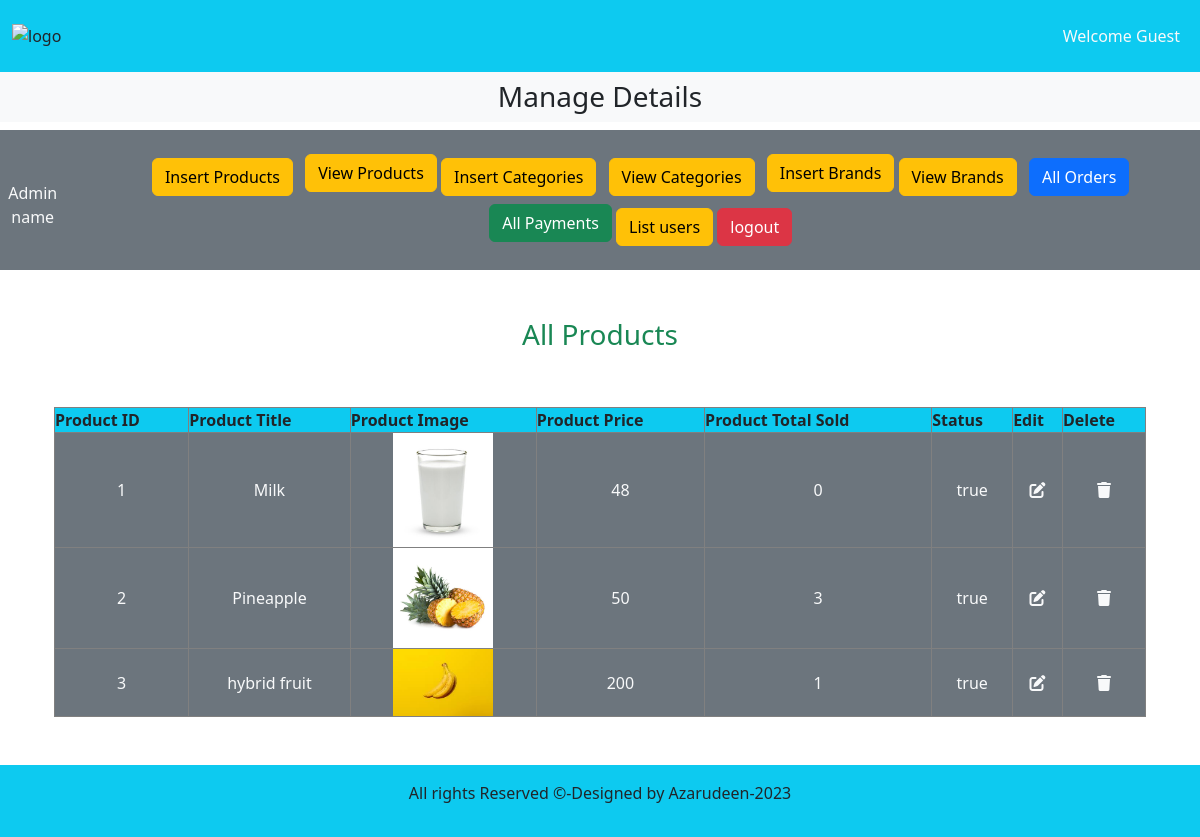
/admin.php?view_products, run on the app's committed database.
### tables this page shows
CREATE TABLE `products` (
  `product_id` int(11) NOT NULL,
  `product_title` varchar(100) NOT NULL,
  `product_description` varchar(255) NOT NULL,
  `product_keywords` varchar(255) NOT NULL,
  `category_id` int(11) NOT NULL,
  `brand_id` int(11) NOT NULL,
  `product_image1` varchar(255) NOT NULL,
  `product_image2` varchar(255) NOT NULL,
  `product_image3` varchar(255) NOT NULL,
  `product_price` varchar(100) NOT NULL,
  `date` timestamp NOT NULL DEFAULT current_timestamp() ON UPDATE current_timestamp(),
  `status` varchar(100) NOT NULL
);

### view_products.php (the view)
<?php
include('./includes/connect.php');
?>
<h3 class="text-success text-center">All Products</h3>
<div class="container-md d-flex justify-content-center">
<table class="table-bordered mt-5 w-100 p-3">
    <thead class="bg-info">
        <tr>
            <th>Product ID</th>
            <th>Product Title</th>
            <th>Product Image</th>
            <th>Product Price</th>
            <th>Product Total Sold</th>
            <th>Status</th>
            <th>Edit</th>
            <th>Delete</th>
        </tr>
    </thead>
    <tbody class="bg-secondary text-light">
        <?php
            $get_prod = "SELECT * FROM `products`";
            $r = mysqli_query($c,$get_prod);
            while($row=mysqli_fetch_assoc($r))
            {
                $pid = $row['product_id'];
                $ptit = $row['product_title'];
                $ppc = $row['product_price'];
                $pimg = $row['product_image1'];
                $psts = $row['status'];
        ?>
        <tr class='text-center'>
                <td><?php echo $pid; ?></td>
                <td><?php echo $ptit; ?></td>
                <td><?php echo"<img src='./product_images/$pimg' width='100px'>"?></td>
                <td><?php echo $ppc; ?></td>
                <td>
                    <?php
                        $get_sold = "SELECT * FROM `orders_pending` WHERE product_id=$pid";
                        $rst = mysqli_query($c,$get_sold);
                        $row_count = mysqli_num_rows($rst);
                        echo $row_count;
                    ?>
                </td>
                <td><?php echo $psts; ?></td>
                <td><a href='admin.php?edit_products=<?php echo $pid;?>' class='text-light'><i class='fa-solid fa-pen-to-square'></a></td>
                <td><a href='admin.php?delete_products=<?php echo $pid;?>' class='text-light'><i class='fa-solid fa-trash'></i></a></td>
        </tr>
        <?php
            }
            ?>
    </tbody>
</table>
</div>

### css/style.css (style rules this page uses)
* { margin: 0; padding: 0; box-sizing: border-box; }

### data on the page
products: product_id "1", product_title "Milk", product_image1 (picture), product_price "48", row_count "0", status "true"
products: product_id "2", product_title "Pineapple", product_image1 (picture), product_price "50", row_count "3", status "true"
products: product_id "3", product_title "hybrid fruit", product_image1 (picture), product_price "200", row_count "1", status "true"
